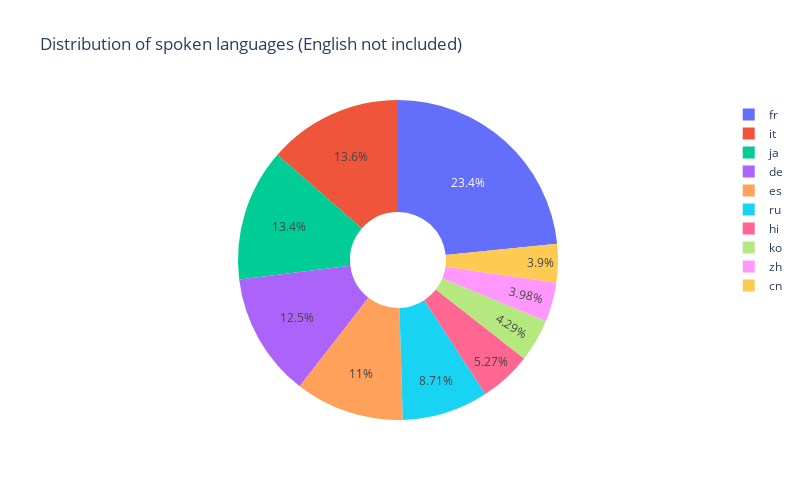

The notebook cell this image was saved under:
### Markdown cell above
# Spoken languages

### Code cell
#Let's get the language
df_metadata['language'] = df_metadata['spoken_languages'].fillna('[]').apply(ast.literal_eval).apply(lambda x: [i['iso_639_1'] for i in x] if isinstance(x, list) else []).str[0].fillna('NA')

#Top 10 languages
languages = df_metadata[df_metadata['language']!='NA'].groupby("language").agg({'title':'count'}).reset_index().rename(columns={'title':'number_of_movies'}).sort_values(by="number_of_movies",ascending=False)
top_10_languages = languages[languages['language']!='en'].head(10)

#Figure
fig = go.Figure(data=[go.Pie(labels=top_10_languages['language'].tolist(),
                             values=top_10_languages['number_of_movies'].tolist(),
                             hole=.3)])
fig.update_layout(title="Distribution of spoken languages (English not included)",autosize=False,width=800,height=500).show()
#px.histogram(top_10_languages,x="language",y="number_of_movies",title="Top 10 languages after English").update_layout(autosize=False,width=1000,height=400,showlegend=False).show()

### Figure 1 — Plotly figure (JSON) as saved in the notebook; plotly's stock layout.template omitted (floating-point values rounded to 4 significant figures)
{"data": [{"hole": 0.3, "labels": ["fr", "it", "ja", "de", "es", "ru", "hi", "ko", "zh", "cn"], "type": "pie", "values": [2428, 1411, 1388, 1301, 1144, 905, 547, 446, 413, 405]}], "layout": {"autosize": false, "height": 500, "title": {"text": "Distribution of spoken languages (English not included)"}, "width": 800}}
